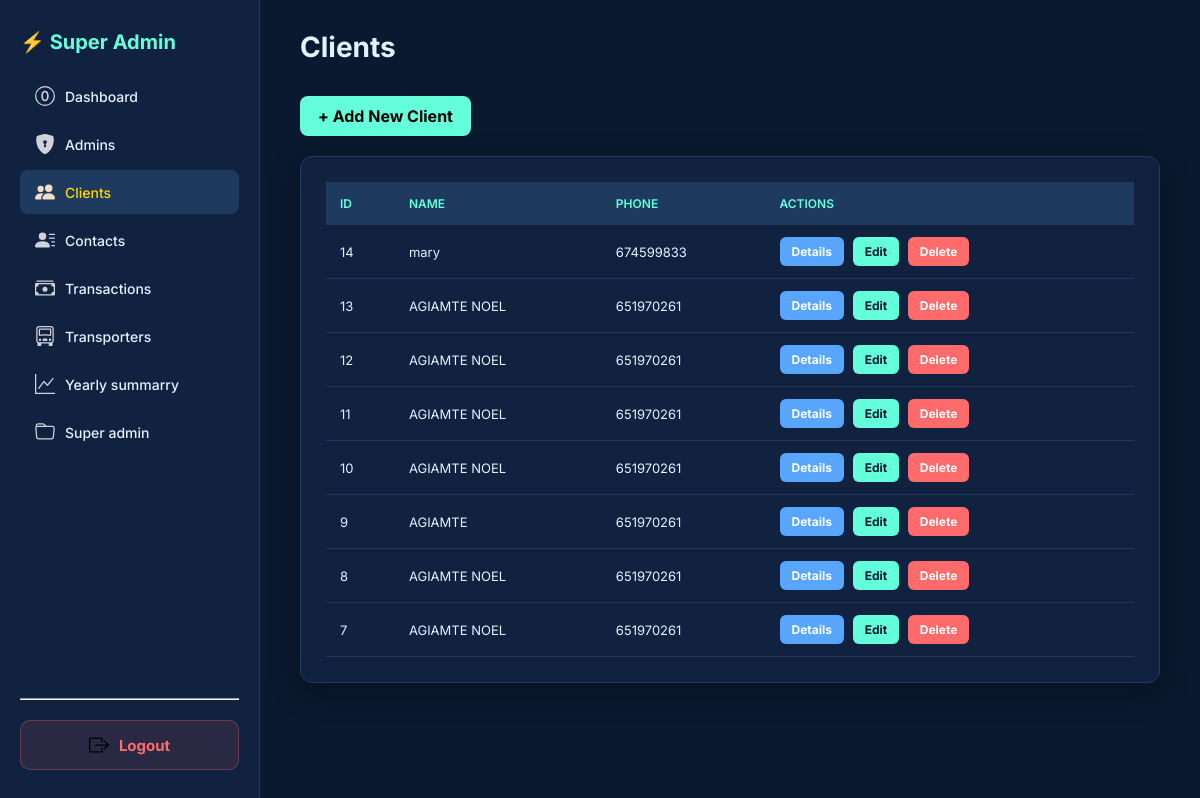
Screenshot of /Admin.php?table=clients (signed in) with the database file from the repository.
### tables this page shows
CREATE TABLE `clients` (
  `id` int(11) NOT NULL,
  `name` varchar(100) DEFAULT NULL,
  `phone` varchar(200) NOT NULL DEFAULT '0',
  `email` varchar(200) NOT NULL DEFAULT '0'
);

### Admin.php (the view, shortened to what this page needs)
<?php
include 'config.php';
$important_cols = [
    'admins' => ['id', 'Name','phone'],
    'clients' => ['id', 'Name','phone'],
    'contacts' => ['id', 'name','phone',],
    'transactions' => ['id', 'clients','goods'],
    'transporters' => ['id', 'Name','phone'],
    'yearly_summarry' => ['id', 'Number_of_Imported_Transaction', 'Number_of_Exported_Transaction']
];
$tables_result = $conn->query("SHOW TABLES");
$all_tables = [];
while($row = $tables_result->fetch_array()){
    $all_tables[] = $row[0];
}
foreach($all_tables as $t){
    if(!array_key_exists($t, $important_cols)){
        $important_cols[$t] = [];
    }
}
?>
<!DOCTYPE html>
<html>
<head>
    <link rel="stylesheet" href="bootstrap-icons-1.13.1/font/bootstrap-icons.min.css">
</head>
<body>
    <div class="sidebar">
        <div class="sidebar-top">
            <div>
                <div class="logo">⚡ Super Admin</div>
            </div>
            <nav>
                <a href="Admin.php" class="<?=!isset($_GET['table'])? 'active' : ''?>">
                    <img src="bootstrap-icons-1.13.1/0-circle.svg" width="18"> Dashboard
                </a>
                <?php
    $icons = [
        'admins' => 'shield-lock-fill.svg',
        'clients' => 'people-fill.svg',
        'contacts' => 'person-lines-fill.svg',
        'transactions' => 'cash-stack.svg',
        'transporters' => 'truck-front.svg',
        'yearly_summarry' => 'graph-up.svg'
    ];
    foreach($important_cols as $table => $cols):
        $icon = isset($icons[$table]) ? $icons[$table] : 'folder.svg';
    ?>
                <a href="Admin.php?table=<?= $table?>"
                    class="<?= (isset($_GET['table']) && $_GET['table']==$table)? 'active' : ''?>">
                    <img src="bootstrap-icons-1.13.1/<?= $icon ?>" width="18">
                    <?= ucfirst(str_replace("_"," ",$table))?>
                </a>
                <?php endforeach;?>
            </nav>
        </div>
        <div class="sidebar-bottom1">
           <hr>
            <br>
        <div class="sidebar-bottom2">
             <a href="logout.php">
            <img src="bootstrap-icons-1.13.1/box-arrow-right.svg" width="20"> Logout
    </a>
    </div>
    </div>
        </div>
    <div class="content">
        <div class="content-header">
            <h1>
                <?= isset($_GET['table'])? ucfirst(str_replace("_"," ",$_GET['table'])) : 'Dashboard'?>
            </h1>
            <?php if(isset($_GET['table'])):
        $table = $_GET['table'];
        $singular = ucfirst(rtrim($table,'s'));
    ?>
            <a href="add.php?table=<?= $table ?>" class="btn-add">+ Add New
                <?= $singular ?>
            </a>
            <?php endif; ?>
        </div>
        <div class="card">
            <?php
    if(isset($_GET['table']) && array_key_exists($_GET['table'], $important_cols)){
        $table = $conn->real_escape_string($_GET['table']);
        $cols_config = $important_cols[$table];
        if(!empty($cols_config)){ $cols = $cols_config; }
        else {
            $cols = [];
            $col_result = $conn->query("SHOW COLUMNS FROM `$table`");
            while($c = $col_result->fetch_assoc()){ $cols[] = $c['Field']; }
        }
        $primary_key = $cols[0];
        $col_list = "`".implode("`,`", $cols)."`";
        $result = $conn->query("SELECT $col_list FROM `$table` ORDER BY `$primary_key` DESC LIMIT 300");
        if($result && $result->num_rows > 0){
            echo "<table><tr>";
            foreach($cols as $col){ echo "<th>".ucfirst(str_replace("_"," ",$col))."</th>"; }
            echo "<th>Actions</th></tr>";
            while($row = $result->fetch_assoc()){
                echo "<tr>";
                foreach($cols as $col){ echo "<td>".htmlspecialchars($row[$col])."</td>"; }
                echo "<td>
                        <a href='view.php?table=$table&id=".$row[$primary_key]."' class='btn btn-view'>Details</a>
                        <a href='edit.php?table=$table&id=".$row[$primary_key]."' class='btn btn-edit'>Edit</a>
                        <a href='delete.php?table=$table&id=".$row[$primary_key]."' class='btn btn-delete' onclick=\"return confirm('Delete this record?')\">Delete</a>
                      </td>";
                echo "</tr>";
            }
            echo "</table>";
        } else { echo "<p class='empty'>No records found in <b>$table</b></p>"; }
    } else { echo "<p class='empty'>Select a table from the sidebar to manage data.</p>"; }
?>
        </div>
    </div>
</body>
</html>

### Admin.php (style rules this page uses)
:root { --bg-dark: #0a192f; --bg-card: #112240; --bg-hover: #1e3a5f; --accent: #64ffda; --accent-hover: #52e0c4; --text-primary: #e6f1ff; --text-secondary: #8892b0; --danger: #ff6b6b; --info: #58a6ff; }
.sidebar nav a { display: flex:align-items:center; gap: 10px }
* { margin: 0; padding: 0; box-sizing: border-box; }
body { font-family: 'Inter', sans-serif; background: var(--bg-dark); color: var(--text-primary); display: flex; }
.sidebar { width: 260px; background: var(--bg-card); height: 100vh; position: fixed; padding: 30px 20px; border-right: 1px solid var(--bg-hover); border-right: 1px solid var(--bg-hover); display: flex; flex-direction: column; justify-content: space-between; overflow-y: auto; }
.logo { font-size:20px; font-weight:700; color:var(--accent); margin-bottom:20px; }
.sidebar nav a { display: flex; align-items: center; gap: 10px; padding: 12px 15px; color: var(--text-secondary); text-decoration: none; border-radius: 8px; margin: 4px 0; font-weight: 500; font-family: 'Inter', sans-serif; transition: 0.2s; font-size: 14px; }
.sidebar nav a:hover, .sidebar nav a.active { background: var(--bg-hover); color: var(--accent); }
.sidebar-bottom1 { margin-top: auto; padding-top: 20px; }
.sidebar-bottom2 a { display: flex; align-items: center; justify-content: center; gap: 10px; padding: 14px 15px; background: rgba(255, 107, 107, 0.1); color: var(--danger) !important; text-decoration: none; border-radius: 10px; font-weight: 700; font-size: 15px; border: 1px solid rgba(255, 107, 107, 0.3); transition: 0.2s; }
.content { margin-left: 260px; padding: 30px 40px; width: calc(100% - 260px); }
.content-header h1 { font-size: 28px; font-weight: 700; margin-bottom: 20px; }
.card { background: var(--bg-card); border: 1px solid var(--bg-hover); border-radius: 12px; padding: 25px; box-shadow: 0 8px 30px rgba(0, 0, 0, 0.3); overflow-x: auto; }
table { width: 100%; border-collapse: collapse; min-width: 800px; }
th { background: var(--bg-hover); color: var(--accent); padding: 14px; text-align: left; font-weight: 600; font-size: 12px; text-transform: uppercase; }
td { padding: 12px 14px; border-bottom: 1px solid var(--bg-hover); font-size: 13px; }
.btn { padding: 7px 12px; border-radius: 6px; text-decoration: none; font-weight: 700; font-size: 12px; margin-right: 5px; display: inline-block; }
.btn-view { background: var(--info); color: #fff; }
.btn-edit { background: var(--accent); color: var(--bg-dark); }
.btn-delete { background: var(--danger); color: #fff; }
.sidebar nav a { display: flex; align-items: center; gap: 10px; color: var(--text); }
.sidebar nav a img { filter: brightness(0) invert(1); width: 20px; height: 20px; opacity: 0.8; transition: 0.3s; }
.sidebar nav a:hover, .sidebar nav a.active { color: gold; }
.sidebar nav a:hover img, .sidebar nav a.active img { filter: invert(84%) sepia(12%) saturate(400%) hue-rotate(355deg) brightness(102%); opacity: 1; }
.content-header { display: flex; flex-direction: column; align-items: flex-start; gap: 12px; margin-bottom: 20px; }
.btn-add { background: var(--accent); color: #000; text-decoration: none; padding: 10px 18px; border-radius: 8px; font-weight: 700; transition: 0.3s; }

### rows the page displays
clients: id "14", name "mary", phone "674599833"
clients: id "13", name "AGIAMTE NOEL", phone "651970261"
clients: id "12", name "AGIAMTE NOEL", phone "651970261"
clients: id "11", name "AGIAMTE NOEL", phone "651970261"
clients: id "10", name "AGIAMTE NOEL", phone "651970261"
clients: id "9", name "AGIAMTE", phone "651970261"
clients: id "8", name "AGIAMTE NOEL", phone "651970261"
clients: id "7", name "AGIAMTE NOEL", phone "651970261"

### other values shown
str_replace("_"," ",$table) "Admins"
str_replace("_"," ",$table) "Clients"
str_replace("_"," ",$table) "Contacts"
str_replace("_"," ",$table) "Transactions"
str_replace("_"," ",$table) "Transporters"
str_replace("_"," ",$table) "Yearly summarry"
str_replace("_"," ",$table) "Super admin"
str_replace("_"," ",$_GET['table']) "Clients"
$singular "Client"
str_replace("_"," ",$col) "ID"
str_replace("_"," ",$col) "NAME"
str_replace("_"," ",$col) "PHONE"
